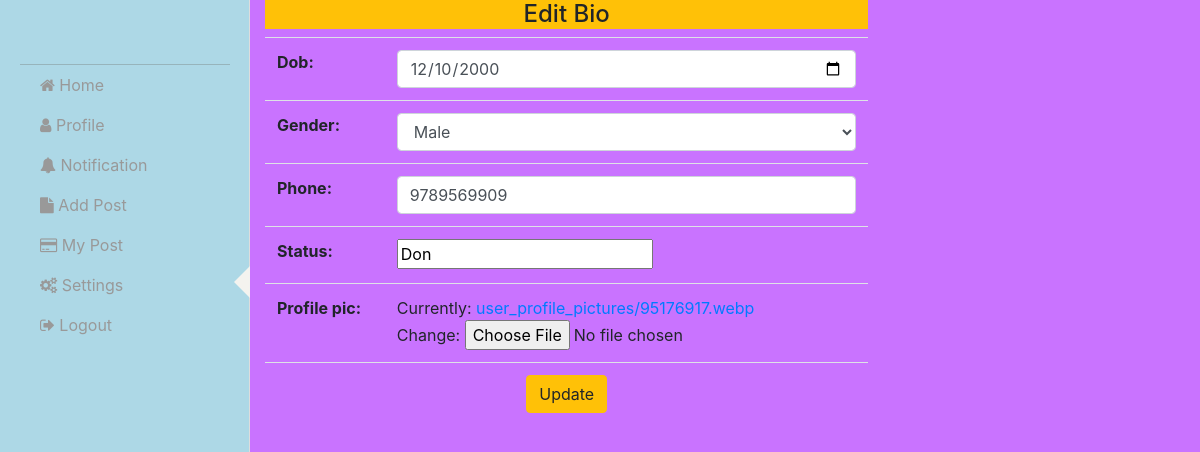
The page /user/editbio/4 on the database its author committed.
### user/models.py (models this page shows)
class Bio(models.Model):
    dob=models.DateField()
    options=(
        ("Male","Male"),
        ("Female","Female"),
        ("Others","Others"),
    )
    gender=models.CharField(max_length=100,choices=options,default="Male")
    phone=models.IntegerField()
    status=models.CharField(max_length=200)
    profile_pic=models.ImageField(upload_to="user_profile_pictures",null=True)
    user=models.OneToOneField(User,on_delete=models.CASCADE,related_name="bio_user")

### user/views.py (the view)
# urls.py: path("editbio/<int:pk>",EditView.as_view(),name="editbio"),
class EditView(UpdateView):
    form_class=BioForm
    model=Bio
    template_name="editbio.html"
    success_url=reverse_lazy("prof")
    pk_url_kwargs="pk"

### user/forms.py
class BioForm(forms.ModelForm):
    class Meta:
        model=Bio
        exclude={"user"}
        widgets={
            "dob":forms.DateInput(attrs={"class":"form-control","type":"date"}),
            "gender":forms.Select(attrs={"class":"form-control"}),
            "phone":forms.NumberInput(attrs={"class":"form-control"}),
        }

### user/templates/editbio.html (shortened to what this page needs)
{% extends 'nav.html' %}
{% block side %}
<h4 class=" bg-warning text-center">Edit Bio</h4>
        <form action=""  method="post" enctype="multipart/form-data">
            <table class="table">
                {{form.as_table}}
                <tr>
                    <td colspan="2" class="text-center">
                        <button class="btn btn-warning">Update</button>
                    </td>
                </tr>
            </table>
        </form>
  {% endblock %}

### user/static/style2.css (style rules this page uses)
body { background: rgb(2,0,36); background: linear-gradient(#c973FF,#c973FF); }

### rows shown on the page
Bio: dob "12/10/2000", gender "Male", phone "9789569909", status "Don"
